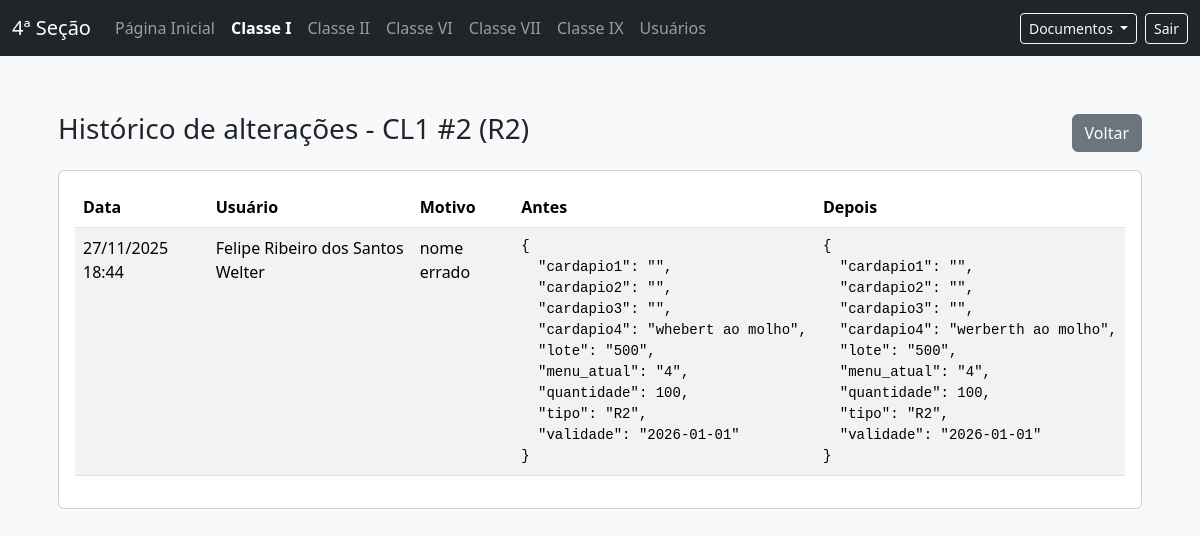
/inv/cl1/2/logs (signed in), run on the app's committed database.
### app/models.py (models this page shows, shortened)
class CL1(db.Model):
    __tablename__ = "cl1"
    id = db.Column(db.Integer, primary_key=True)
    tipo = db.Column(db.String(10), nullable=False)  # RA, R2, R3
    quantidade = db.Column(db.Integer, nullable=False)
    validade = db.Column(db.Date, nullable=False)
    cardapio1 = db.Column(db.Text)
    cardapio2 = db.Column(db.Text)
    cardapio3 = db.Column(db.Text)
    cardapio4 = db.Column(db.Text)
    menu_atual = db.Column(db.String(20))
    lote = db.Column(db.String(120))
    criado_em = db.Column(db.DateTime, default=datetime.utcnow)
    atualizado_em = db.Column(db.DateTime, default=datetime.utcnow, onupdate=datetime.utcnow)
    logs = db.relationship(
        "CL1Log",
        backref="cl1",
        cascade="all, delete-orphan",
        order_by="desc(CL1Log.criado_em)",
    )

class CL1Log(db.Model):
    __tablename__ = "cl1_logs"
    id = db.Column(db.Integer, primary_key=True)
    cl1_id = db.Column(
        db.Integer, db.ForeignKey("cl1.id", ondelete="CASCADE"), nullable=False, index=True
    )
    user_id = db.Column(db.Integer, db.ForeignKey("users.id"))
    user_name = db.Column(db.String(120))
    motivo = db.Column(db.Text, nullable=False)
    dados_antes = db.Column(db.JSON)
    dados_depois = db.Column(db.JSON)
    criado_em = db.Column(db.DateTime, default=datetime.utcnow)

### app/routes_inventory.py (the view)
@bp.get("/cl1/<int:id>/logs", endpoint="cl1_logs")
@class_required("CL1")
def cl1_logs(id):
    item = CL1.query.get_or_404(id)
    logs = (
        CL1Log.query.filter_by(cl1_id=id)
        .order_by(CL1Log.criado_em.desc())
        .all()
    )
    return render_template("cl1_history.html", item=item, logs=logs)

### app/utils.py (called while the page is built, shortened)
def class_required(classe: str):
    classe = (classe or "").strip().upper()
    def decorator(fn):
        @wraps(fn)
        @login_required
        def wrapper(*args, **kwargs):
            role = getattr(current_user, "role", "")
            if role in ("admin", "all"):
                return fn(*args, **kwargs)
        return wrapper
    return decorator

### app/templates/cl1_history.html (shortened to what this page needs)
{% extends "base.html" %}
{% block content %}
<div class="container py-4">
  <div class="d-flex justify-content-between align-items-center mb-3">
    <h3>Histórico de alterações - CL1 #{{ item.id }} ({{ item.tipo }})</h3>
    <a class="btn btn-secondary" href="{{ url_for('inv.cl1_list') }}">Voltar</a>
  </div>
  <div class="card">
    <div class="card-body table-responsive">
      <table class="table table-striped">
        <thead>
          <tr>
            <th>Data</th>
            <th>Usuário</th>
            <th>Motivo</th>
            <th>Antes</th>
            <th>Depois</th>
          </tr>
        </thead>
        <tbody>
          {% for log in logs %}
          <tr>
            <td>{{ log.criado_em.strftime('%d/%m/%Y %H:%M') if log.criado_em else '-' }}</td>
            <td>{{ log.user_name or 'N/D' }}</td>
            <td>{{ log.motivo }}</td>
            <td><pre class="mb-0 small">{{ log.dados_antes | tojson(indent=2) }}</pre></td>
            <td><pre class="mb-0 small">{{ log.dados_depois | tojson(indent=2) }}</pre></td>
          </tr>
          {% else %}
          <tr>
            <td colspan="5" class="text-center">Nenhum registro de histórico encontrado.</td>
          </tr>
          {% endfor %}
        </tbody>
      </table>
    </div>
  </div>
</div>
{% endblock %}

### app/templates/base.html (shortened to what this page needs)
<!doctype html>
<html lang="pt-br">
  <head>
    <link href="https://cdn.jsdelivr.net/npm/bootstrap@5.3.3/dist/css/bootstrap.min.css" rel="stylesheet">
  </head>
  <body class="bg-light">
    {% if request.endpoint != 'auth.login' %}
    <nav class="navbar navbar-expand-lg navbar-dark bg-dark">
      <div class="container-fluid">
        <a class="navbar-brand" href="{{ url_for('main.dashboard') }}">4ª Seção</a>
        <div id="topnav" class="collapse navbar-collapse">
          <ul class="navbar-nav me-auto mb-2 mb-lg-0">
            <li class="nav-item">
              <a class="nav-link {% if request.endpoint and request.endpoint.startswith('main.') %}active{% endif %}"
                 href="{{ url_for('main.dashboard') }}">Página Inicial</a>
            </li>
            <li class="nav-item">
              <a class="nav-link {% if request.endpoint and request.endpoint.startswith('inv.cl1_') %}active{% endif %}"
                 href="{{ url_for('inv.cl1_list') }}">Classe I</a>
            </li>
            <li class="nav-item">
              <a class="nav-link {% if request.endpoint and request.endpoint.startswith('inv.cl2_') %}active{% endif %}"
                 href="{{ url_for('inv.cl2_list') }}">Classe II</a>
            </li>
            <li class="nav-item">
              <a class="nav-link {% if request.endpoint and request.endpoint.startswith('inv.cl6_') %}active{% endif %}"
                 href="{{ url_for('inv.cl6_list') }}">Classe VI</a>
            </li>
            <li class="nav-item">
              <a class="nav-link {% if request.endpoint and request.endpoint.startswith('inv.cl7_') %}active{% endif %}"
                 href="{{ url_for('inv.cl7_hub') }}">Classe VII</a>
            </li>
            <li class="nav-item">
              <a class="nav-link {% if request.endpoint and request.endpoint.startswith('inv.cl9_') %}active{% endif %}"
                 href="{{ url_for('inv.cl9_list') }}">Classe IX</a>
            </li>
            <li class="nav-item">
              <a class="nav-link {% if request.endpoint and request.endpoint.startswith('admin.') %}active{% endif %}"
                 href="{{ url_for('admin.users_list') }}">Usuários</a>
            </li>
          </ul>
          <div class="d-flex align-items-center gap-2">
            <div class="dropdown">
              <button class="btn btn-outline-light btn-sm dropdown-toggle"
                      type="button" id="docsDropdown"
                      data-bs-toggle="dropdown" aria-expanded="false">
                Documentos
              </button>
            </div>
            <a class="btn btn-outline-light btn-sm" href="{{ url_for('auth.logout') }}">Sair</a>
          </div>
        </div>
      </div>
    </nav>
    {% endif %}
    <div class="container content">
      {% block content %}{% endblock %}
    </div>
  </body>
</html>

### app/templates/base.html (style rules this page uses)
.nav-link.active { font-weight: 600; }
.content { padding: 16px; }

### data on the page
CL1: id "2", tipo "R2"
CL1Log: criado_em "27/11/2025 18:44", user_name "Felipe Ribeiro dos Santos Welter", motivo "nome errado", dados_antes|tojson "{ \"cardapio1\": \"\", \"cardapio2\": \"\", \"cardapio3\": \"\", \"cardapio4\": \"whebert ao molho\", \"lote\": \"500\", \"menu_atual\": \"4\", \"quantidade\": 100, \"tipo\": \"R2\", \"validade\": \"2026-01-01\" }", dados_depois|tojson "{ \"cardapio1\": \"\", \"cardapio2\": \"\", \"cardapio3\": \"\", \"cardapio4\": \"werberth ao molho\", \"lote\": \"500\", \"menu_atual\": \"4\", \"quantidade\": 100, \"tipo\": \"R2\", \"validade\": \"2026-01-01\" }"
